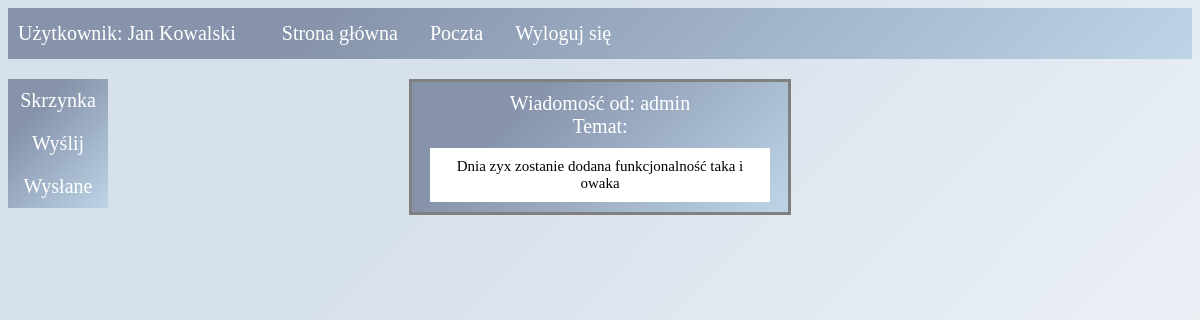
/przeczytaj.php?id_wiadomosci=2 (signed in), run on the app's committed database.
### tables this page shows
CREATE TABLE `wiadomosci` (
  `id_wiadomosci` int(11) NOT NULL,
  `temat` varchar(50) NOT NULL,
  `tresc` varchar(1000) NOT NULL,
  `od` varchar(30) NOT NULL,
  `do` varchar(30) NOT NULL,
  `status` int(1) NOT NULL
);

### przeczytaj.php (the view, shortened to what this page needs)
<!DOCTYPE HTML>
<html lang="pl">
<head>
    <link rel="stylesheet" href="style_test.css">
</head>
<body>
<ul id="menu">
     <li id="powitanie"><?php
	echo "Użytkownik: ".$_SESSION['imie']. ' '.$_SESSION['nazwisko'];
?></li>
     <li><a <?php if($_SESSION['typ_prac'] == 'rejestrator'){
			echo 'href="szpital.php"';
		}
		elseif($_SESSION['typ_prac'] == 'lekarz'){
			echo 'href="panel.php"';
		}?>>Strona główna</a></li>
     <li><a href="poczta.php">Poczta</a></li>
     <li><a href="logout.php">Wyloguj się</a></li>
</ul>
 <div class="vertical-menu">
  <a href="poczta.php">Skrzynka</a>
  <a href="wyslij.php">Wyślij</a>
  <a href="wyslane.php">Wysłane</a>
</div>
<?php
    $id_w = $_GET['id_wiadomosci'];
    require_once "connect.php";
    $conn = @new mysqli($host, $db_user, $db_password, $db_name);
    $sql = "SELECT * FROM wiadomosci WHERE id_wiadomosci = '" .$id_w."'";
    $result = mysqli_query($conn, $sql);
    $row = mysqli_fetch_array($result);
    ?>
<div class="logowanie">
    <?php
        echo "Wiadomość od: " .$row['od'];
        echo "<br>";
        echo "Temat: " .$row['temat'];
    ?>
    <div class="wiadomosc_box">
        <?php
        echo $row['tresc'];
    ?>
    </div>
</div>
</body>
</html>

### style_test.css (style rules this page uses)
body { background-color: #ffffff; background-image: linear-gradient(315deg, #ffffff 0%, #d7e1ec 74%); background-size: 100% 100vw; }
.logowanie { justify-content: center; text-align: center; background-color: #bdd4e7; background-image: linear-gradient(315deg, #bdd4e7 0%, #8693ab 74%); margin: auto; width: 30%; border: 3px solid gray; padding: 10px; color: white; font-size: 20px; }
.wiadomosc_box { text-align: center; background-color: white; margin: auto; margin-top: 10px; width: 90%; padding: 10px; color: black; font-size: 15px; }
#menu { list-style-type: none; margin: 0; padding: 0; overflow: hidden; background-color: #bdd4e7; background-image: linear-gradient(315deg, #bdd4e7 0%, #8693ab 74%); margin-bottom: 20px; }
li { float: left }
#powitanie { font-size: 20px; display: block; color: white; text-align: center; margin-left: 10px; margin-right: 30px; margin-top: 14px; text-decoration: none; }
li a { font-size: 20px; display: block; color: white; text-align: center; text-decoration: none; padding: 14px 16px; transition-duration: 0.4s; }
.vertical-menu { width: 100px; float: left; margin-right: 10px; background-color: #bdd4e7; background-image: linear-gradient(315deg, #bdd4e7 0%, #8693ab 74%); }
.vertical-menu a { font-size: 20px; display: block; color: white; text-align: center; text-decoration: none; padding: 10px; transition-duration: 0.4s; }

### data on the page
wiadomosci: od "admin", tresc "Dnia zyx zostanie dodana funkcjonalność taka i owaka"

### other printed values
$_SESSION['imie'] "Jan"
$_SESSION['nazwisko'] "Kowalski"
